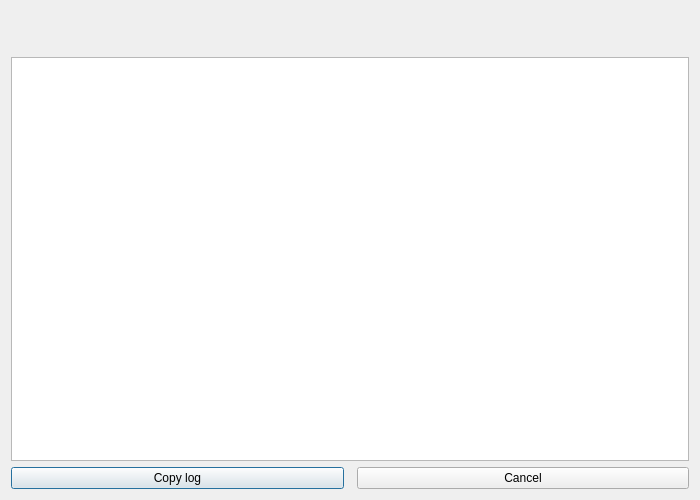
<?xml version="1.0" encoding="UTF-8"?>
<ui version="4.0">
 <class>DialogFlashConsole</class>
 <widget class="QDialog" name="DialogFlashConsole">
  <property name="geometry">
   <rect>
    <x>0</x>
    <y>0</y>
    <width>700</width>
    <height>500</height>
   </rect>
  </property>
  <property name="windowTitle">
   <string>Flashing Device</string>
  </property>
  <property name="modal">
   <bool>true</bool>
  </property>
  <layout class="QVBoxLayout" name="verticalLayout">
   <item>
    <widget class="QLabel" name="labelBanner">
     <property name="text">
      <string/>
     </property>
     <property name="alignment">
      <set>Qt::AlignCenter</set>
     </property>
     <property name="visible">
      <bool>false</bool>
     </property>
     <property name="minimumSize">
      <size>
       <width>0</width>
       <height>40</height>
      </size>
     </property>
     <property name="font">
      <font>
       <weight>75</weight>
       <bold>true</bold>
       <pointsize>11</pointsize>
      </font>
     </property>
    </widget>
   </item>
   <item>
    <widget class="QAnsiTextEdit" name="consoleOutput">
     <property name="readOnly">
      <bool>true</bool>
     </property>
     <property name="font">
      <font>
       <family>Monospace</family>
       <pointsize>9</pointsize>
      </font>
     </property>
     <property name="lineWrapMode">
      <enum>QPlainTextEdit::NoWrap</enum>
     </property>
    </widget>
   </item>
   <item>
    <layout class="QHBoxLayout" name="buttonLayout">
     <item>
      <widget class="QPushButton" name="buttonCopyLog">
       <property name="text">
        <string>Copy log</string>
       </property>
      </widget>
     </item>
     <item>
      <spacer name="horizontalSpacer">
       <property name="orientation">
        <enum>Qt::Horizontal</enum>
       </property>
      </spacer>
     </item>
     <item>
      <widget class="QPushButton" name="buttonCancel">
       <property name="text">
        <string>Cancel</string>
       </property>
      </widget>
     </item>
    </layout>
   </item>
  </layout>
 </widget>
 <resources/>
 <connections/>
 <customwidgets>
  <customwidget>
   <class>QAnsiTextEdit</class>
   <extends>QPlainTextEdit</extends>
   <header>QAnsiTextEdit.h</header>
  </customwidget>
 </customwidgets>
</ui>
